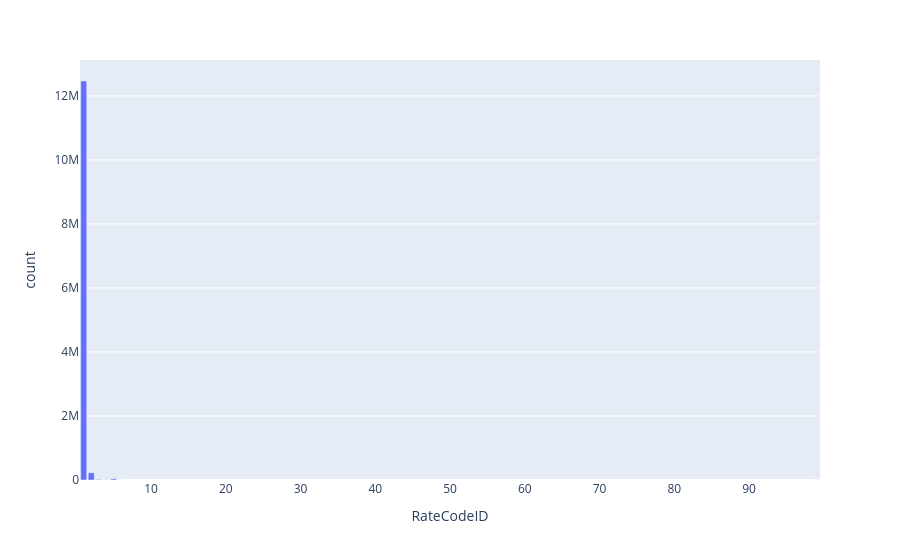

Notebook source saved alongside this figure:
### Code cell
df.groupBy("RateCodeID").count().orderBy("RateCodeID").show()
df.groupBy("RateCodeID").count().plot.bar(x="RateCodeID", y="count").show()

### Figure 1 — Plotly figure (JSON) as saved in the notebook; plotly's stock layout.template omitted (floating-point values rounded to 4 significant figures)
{"data": [{"hovertemplate": "RateCodeID=%{x}<br>count=%{y}<extra></extra>", "legendgroup": "", "marker": {"color": "#636efa", "pattern": {"shape": ""}}, "name": "", "orientation": "v", "showlegend": false, "textposition": "auto", "type": "bar", "x": [1, 6, 3, 5, 4, 2, 99], "xaxis": "x", "y": [12464898, 134, 17700, 36896, 4128, 224723, 507], "yaxis": "y"}], "layout": {"barmode": "relative", "legend": {"tracegroupgap": 0}, "margin": {"t": 60}, "xaxis": {"anchor": "y", "domain": [0, 1], "title": {"text": "RateCodeID"}}, "yaxis": {"anchor": "x", "domain": [0, 1], "title": {"text": "count"}}}}
